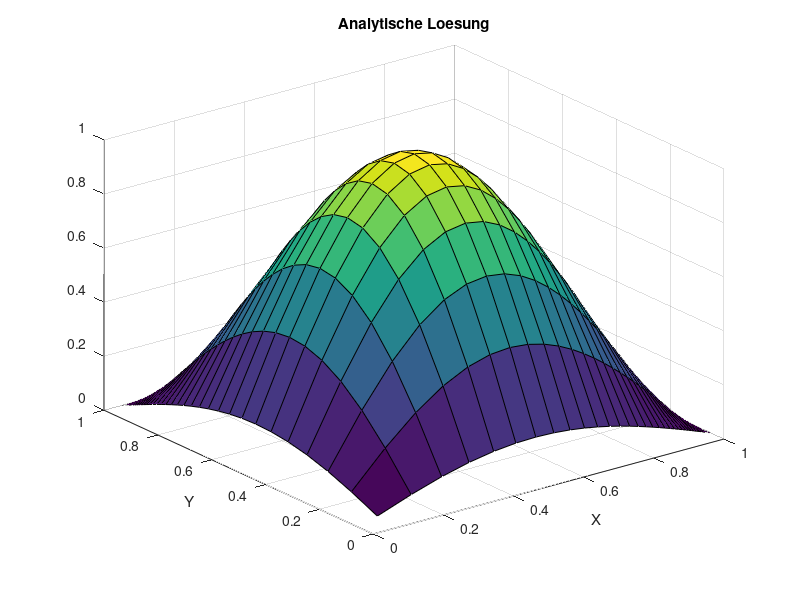
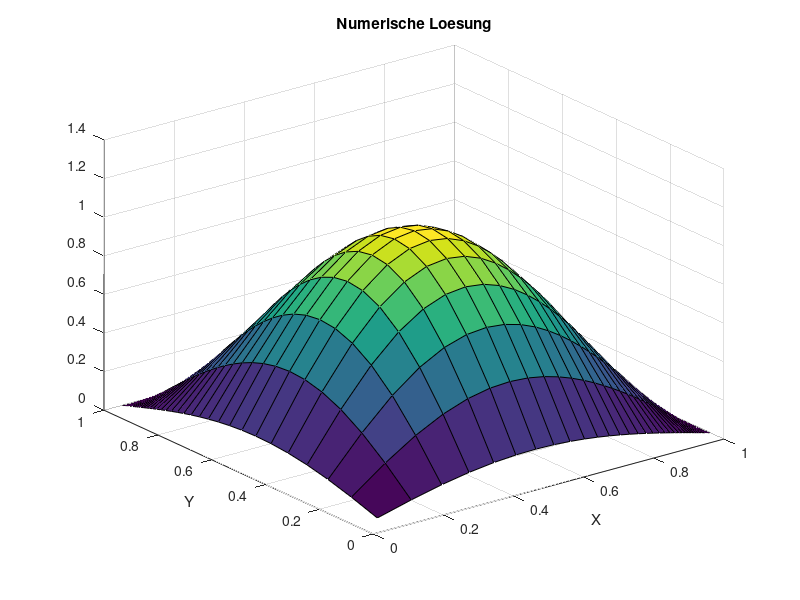
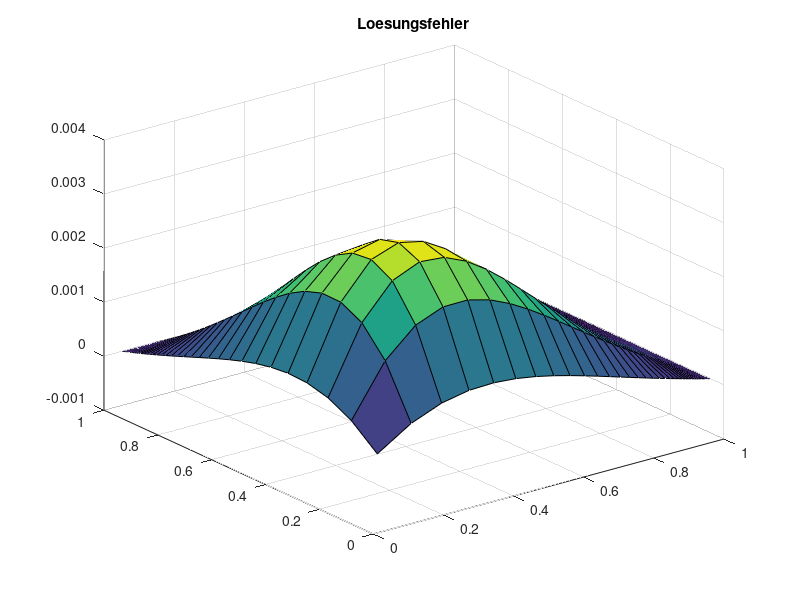
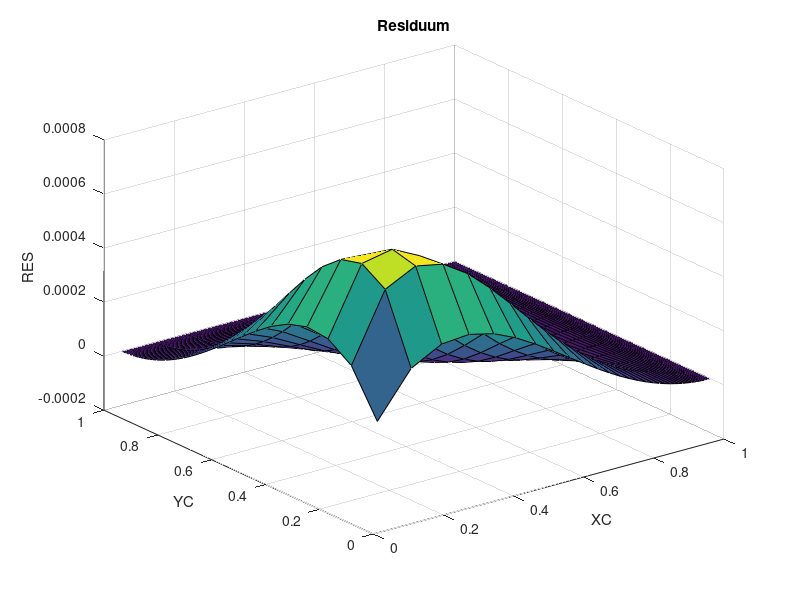

Reproduce these figures in MATLAB, in order.
clc
clear all
close all
SOL=@(x,y) sin(pi*x)*sin(pi*y);
MSOL=@(x,y) -2*pi^2*sin(pi*x)*sin(pi*y) + pi*cos(pi*x)*sin(pi*y) + pi*sin(pi*x)*cos(pi*y);
%SOL=@(x,y) sin(pi/2*x)*cos(pi/2*y);
%MSOL=@(x,y) -1*pi^2/2*sin(pi/2*x)*cos(pi/2*y);
DIF=1.0;
KONV=1.0;
XMIN=0.0;
XMAX=1.0;
YMIN=0.0;
YMAX=1.0;
ALPHAX=0.9;
ALPHAY=0.9;
N=40; % KV's in einer Koordinatenrichtung, macht N^2 KV gesamt
NN=N*N;


X = zeros(1,N+1);
for I=1:N+1
  X(I) = XMIN + (ALPHAX^(I-1)-1)/(ALPHAX^N-1)*(XMAX-XMIN);
end
Y = zeros(1,N+1);
for I=1:N+1
  Y(I) = YMIN + (ALPHAY^(I-1)-1)/(ALPHAY^N-1)*(YMAX-YMIN);
end

NDIVS = 3;
% N halbieren
%for j=1:NDIVS
%idx =1;
%X2=0;
%for i=1:length(X)+1
  %if mod(i, 2)==1
    %X2(idx)=X(i);
    %idx=idx+1;
  %end
%end
%X=X2;
%N=length(X)-1;
%end

%for j=1:NDIVS
%idx =1;
%Y2=0;
%for i=1:length(Y)+1
  %if mod(i, 2)==1
    %Y2(idx)=Y(i);
    %idx=idx+1;
  %end
%end
%Y=Y2;
%N=length(Y)-1;
%end
%NN=N*N;

XC = (X(1:N)+X(2:N+1))/2;
YC = (Y(1:N)+Y(2:N+1))/2;
XCR = [XMIN, XC, XMAX];
YCR = [YMIN, YC, YMAX];

%%% ANALYTISCHE LÖSUNG
TA = zeros(N, N);
for I=1:N
  for J=1:N
    TA(I, J)=SOL(XC(I), YC(J));
  end
end

figure(1)
surf(XC, YC, TA');
title('Analytische Loesung')
xlabel('X')
ylabel('Y')

%%% FVM Lösung

% Randbedingungen
for I=1:N RBS(I)=SOL(XC(I), 0); end
for I=1:N RBN(I)=SOL(XC(I), 1); end
for I=1:N RBE(I)=SOL(1, YC(I)); end
for I=1:N RBW(I)=SOL(0, YC(I)); end

% Koeffizienten speichern
AP = zeros(N);
AE = zeros(N);
AN = zeros(N);
AW = zeros(N);
AS = zeros(N);

for I=1:N
  for J=1:N
    DX = X(I+1)-X(I);
    DY = Y(J+1)-Y(J);

    DXE = XCR(I+2)-XCR(I+1);
    DXW = XCR(I+1)-XCR(I);

    DYN = YCR(J+2)-YCR(J+1);
    DYS = YCR(J+1)-YCR(J);

    AE(I,J) = DIF*DY/DXE;
    AW(I,J) = DIF*DY/DXW;
    AN(I,J) = DIF*DX/DYN;
    AS(I,J) = DIF*DX/DYS;

    AP(I,J) = -AE(I,J)-AN(I,J)-AW(I,J)-AS(I,J);

    DCDSE = (X(I+1)-XCR(I+1))/DXE;
    DCDSW = (XCR(I+1)-X(I))/DXW;
    DCDSN = (Y(J+1)-YCR(J+1))/DYN;
    DCDSS = (YCR(J+1)-Y(J))/DYS;

    AEK(I,J) = KONV * DCDSE * DY;
    AWK(I,J) =-KONV * DCDSW * DY;
    ANK(I,J) = KONV * DCDSN * DX;
    ASK(I,J) =-KONV * DCDSS * DX;

    APK(I,J) = KONV*((1-DCDSE)-(1-DCDSW))*DY+KONV*((1-DCDSN)-(1-DCDSS))*DX;

    AK(I,J) = KONV;
  end
end

% Gesamtgleichungssystem aufstellen
A = zeros(NN);
b = zeros(NN, 1);

for J=1:N
  for I=1:N
    IDX = (J-1)*N + I;

    DX = X(I+1)-X(I);
    DY = Y(J+1)-Y(J);
    b(IDX) = MSOL(XC(I),YC(J))*DX*DY;

    % Hauptdiagonale
    A(IDX, IDX) = AP(I,J) + APK(I,J);
    A2(IDX,IDX) = APK(I,J);

    % Westliche Nebendiagonale
    if mod(IDX,N)==1
      b(IDX) = b(IDX) - AW(I,J)*RBW(J) + AK(I,J)*RBW(J);
    else
      A(IDX, IDX-1) = AW(I,J) + AWK(I,J);
    end

    % Östliche Nebendiagonale
    if mod(IDX,N)==0
      b(IDX) = b(IDX) - AE(I,J)*RBE(J) - AK(I,J)*RBE(J);
    else
      A(IDX, IDX+1) = AE(I,J) + AEK(I,J);
    end

    % Nördliche Nebendiagonale
    if IDX > NN-N
      b(IDX) = b(IDX) - AN(I,J)*RBN(I) + AK(I,J)*RBN(I);
    else
      A(IDX, IDX+N) = AN(I,J) + ANK(I,J);
    end

    % Südliche Nebendiagonale
    if IDX <= N
      b(IDX) = b(IDX) - AS(I,J)*RBS(I) - AK(I,J)*RBS(I);
    else
      A(IDX, IDX-N) = AS(I,J) + ASK(I,J);
    end
  end
end

t=A\b;
T=reshape(t,N,N);

% mit Randwerten
T2 = zeros(N+2);
T2(2:N+1,2:N+1) = T;

figure(2)
surf(XC, YC, T');
title('Numerische Loesung')
xlabel('X')
ylabel('Y')


%%% Lösungsfehler berechnen
SERR=0.0;
ERR=zeros(N);
for I=1:N
  for J=1:N
    ERR(I,J)=T(I, J)-TA(I, J);
    SERR=SERR+ERR(I,J)^2;
  end
end
SERR=sqrt(SERR/NN);

figure(3)
surf(XC, YC, ERR');
title('Loesungsfehler')

fprintf('Summierter Fehler %16.10e NN=%g\n', SERR, NN);

%%% ORDNUNG  BESTIMMEN
ERR5=5.7803454106e-02;
ERR10=9.2055921584e-03;
ERR20=2.0604562105e-03;
ERR40=5.0728031553e-04;
op=log((ERR5)/(ERR10))/log(2);
fprintf('Ordnung des Verfahrens %16.10e \n',op  );
op=log((ERR10)/(ERR20))/log(2);
fprintf('Ordnung des Verfahrens %16.10e \n',op  );
op=log((ERR20)/(ERR40))/log(2);
fprintf('Ordnung des Verfahrens %16.10e \n',op  );



%%% RESIDUUM BERECHNEN
s=zeros(N);
for I=1:N
  for J=1:N
    s(I, J)=SOL(XC(I), YC(J));
  end
end

s=reshape(s, NN, 1);

RES=A*s-b;

RES2 = reshape(RES, N, N);

figure(4)
surf(XC, YC, RES2');

xlabel('XC')
ylabel('YC')
zlabel('RES')
title('Residuum')

%%% Truncation Error berechnen

% b ohne Randwerte
TERR=zeros(N);
b=zeros(N);
for I=1:N
  for J=1:N
    DX = X(I+1)-X(I);
    DY = Y(J+1)-Y(J);
    b(I,J) = MSOL(XC(I),YC(J))*DX*DY;
  end
end

for I=3:N-2
  for J=3:N-2
    % benötigte Werte zwischenspeichern
    XEE=XCR(I+3);
    XE=XCR(I+2);
    XP=XCR(I+1);
    XW=XCR(I);
    XWW=XCR(I-1);
    Xe=X(I+1);
    Xee=X(I+2);
    Xw=X(I);
    Xww=X(I-1);

    DX = Xe-Xw;

    YNN=YCR(J+3);
    YN=YCR(J+2);
    YP=YCR(J+1);
    YS=YCR(J);
    YSS=YCR(J-1);
    Yn=Y(J+1);
    Ynn=Y(J+2);
    Ys=Y(J);
    Yss=Y(J-1);

    DY = Yn-Ys;

    fE=b(I+1,J);
    fP=b(I,J);
    fW=b(I-1,J);
    fN=b(I,J+1);
    fS=b(I,J-1);

    TEE=T(I+2,J);
    TE=T(I+1,J);
    TP=T(I,J);
    TW=T(I-1,J);
    TWW=T(I-2,J);
    TN=T(I,J+1);
    TNN=T(I,J+2);
    TS=T(I,J-1);
    TSS=T(I,J-2);


    DX = X(I+1)-X(I);
    DY = Y(J+1)-Y(J);

    % Source Term
    TERRSO = 1/2*((fE-fP)/((XE-XP)*DX) - (fP-fW)/((XP-XW)*DX))...
           * ((Xe-XP)^3 - (Xw-XP)^3)/3*DY...
          + 1/2*((fN-fP)/((YN-YP)*DY) - (fP-fS)/((YP-YS)*DY))...
           * ((Yn-YP)^3 - (Ys-YP)^3)/3*DX;

    TERRE = 1/(2*(XE-XP))*((TEE-TP)/(XEE-XP)-(TE-TW)/(XE-XW))...
      * (((XP-Xe)^2-(XE-Xe)^2)/(XE-XP))...
      + (1/(Xee-Xe)*((TEE-TE)/(XEE-XE)-(TE-TP)/(XE-XP)) - 1/(Xe-Xw)*((TE-TP)/(XE-XP)-(TP-TW)/(XP-XW)))...
      * 1/(6*(XE-XP))*(((XP-Xe)^3-(XE-Xe)^3)/(XE-XP));

    TERRW = 1/(2*(XP-XW))*((TE-TW)/(XE-XW)-(TP-TWW)/(XP-XWW))...
      * (((XW-Xw)^2-(XP-Xw)^2)/(XP-XW))...
      + (1/(Xe-Xw)*((TE-TP)/(XE-XP)-(TP-TW)/(XP-XW)) - 1/(Xw-Xww)*((TP-TW)/(XP-XW)-(TW-TWW)/(XW-XWW)))...
      * 1/(6*(XP-XW))*(((XW-Xw)^3-(XP-Xw)^3)/(XP-XW));

    TERRN = 1/(2*(YN-YP))*((TNN-TP)/(YNN-YP)-(TN-TS)/(YN-YS))...
      * (((YP-Yn)^2-(YN-Yn)^2)/(YN-YP))...
      + (1/(Ynn-Yn)*((TNN-TN)/(YNN-YN)-(TN-TP)/(YN-YP)) - 1/(Yn-Ys)*((TN-TP)/(YN-YP)-(TP-TS)/(YP-YS)))...
      * 1/(6*(YN-YP))*(((YP-Yn)^3-(YN-Yn)^3)/(YN-YP));

    TERRS = 1/(2*(YP-YS))*((TN-TS)/(YN-YS)-(TP-TSS)/(YP-YSS))...
      * (((YS-Ys)^2-(YP-Ys)^2)/(YP-YS))...
      + (1/(Yn-Ys)*((TN-TP)/(YN-YP)-(TP-TS)/(YP-YS)) - 1/(Ys-Yss)*((TP-TS)/(YP-YS)-(TS-TSS)/(YS-YSS)))...
      * 1/(6*(YP-YS))*(((YS-Ys)^3-(YP-Ys)^3)/(YP-YS));

  TERRKE = 1/(2*(Xe-Xw))*((TE-TP)/(XE-XP) - (TP-TW)/(XP-XW))*(Xe-XE)*(Xe-XP)...
      + 1/6*(Xe-XP)/DX*((Xe-XP)^2-(XE-XP)^2)...
      * (1/(XE-XP)*((TEE-TP)/(XEE-XP)-(TE-TW)/(XE-XW)) - 1/(XP-XW)*((TE-TW)/(XE-XW) - (TP-TWW)/(XP-XWW)));

  TERRKW = 1/(2*(Xe-Xw))*((TE-TP)/(XE-XP) - (TP-TW)/(XP-XW))*(Xw-XW)*(Xw-XP)...
      + 1/6*(Xw-XP)/DX*((Xw-XP)^2-(XW-XP)^2)...
      * (1/(XE-XP)*((TEE-TP)/(XEE-XP)-(TE-TW)/(XE-XW)) - 1/(XP-XW)*((TE-TW)/(XE-XW) - (TP-TWW)/(XP-XWW)));

  TERRKN = 1/(2*(Yn-Ys))*((TN-TP)/(YN-YP) - (TP-TS)/(YP-YS))*(Yn-YN)*(Yn-YP)...
      + 1/6*(Yn-YP)/DY*((Yn-YP)^2-(YN-YP)^2)...
      * (1/(YN-YP)*((TNN-TP)/(YNN-YP)-(TN-TS)/(YN-YS)) - 1/(YP-YS)*((TN-TS)/(YN-YS) - (TP-TSS)/(YP-YSS)));

  TERRKS = 1/(2*(Yn-Ys))*((TN-TP)/(YN-YP) - (TP-TS)/(YP-YS))*(Ys-YS)*(Ys-YP)...
      + 1/6*(Ys-YP)/DY*((Ys-YP)^2-(YS-YP)^2)...
      * (1/(YN-YP)*((TNN-TP)/(YNN-YP)-(TN-TS)/(YN-YS)) - 1/(YP-YS)*((TN-TS)/(YN-YS) - (TP-TSS)/(YP-YSS)));

    TERR(I,J) = TERRSO - TERRE + TERRW - TERRN + TERRS...
                       -TERRKE +TERRKW -TERRKN +TERRKS;
  end
end

figure(5)

surf(XC, YC, TERR');
title('TE');


RESTE = RES2-TERR;
figure(6)
surf(XC(3:N-2), YC(3:N-2), RESTE(3:N-2, 3:N-2)');
title('RES-TE');
